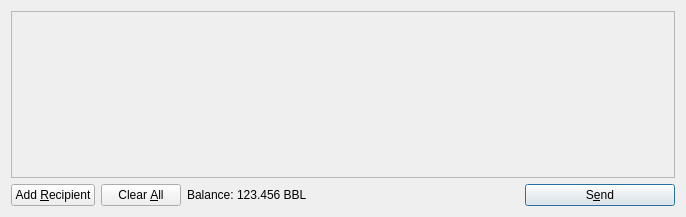
<?xml version="1.0" encoding="UTF-8"?>
<ui version="4.0">
 <class>SendCoinsDialog</class>
 <widget class="QDialog" name="SendCoinsDialog">
  <property name="geometry">
   <rect>
    <x>0</x>
    <y>0</y>
    <width>686</width>
    <height>217</height>
   </rect>
  </property>
  <property name="windowTitle">
   <string>Send Coins</string>
  </property>
  <layout class="QVBoxLayout" name="verticalLayout">
   <item>
    <widget class="QScrollArea" name="scrollArea">
     <property name="widgetResizable">
      <bool>true</bool>
     </property>
     <widget class="QWidget" name="scrollAreaWidgetContents">
      <property name="geometry">
       <rect>
        <x>0</x>
        <y>0</y>
        <width>666</width>
        <height>165</height>
       </rect>
      </property>
      <layout class="QVBoxLayout" name="verticalLayout_2">
       <property name="margin">
        <number>0</number>
       </property>
       <item>
        <layout class="QVBoxLayout" name="entries">
         <property name="spacing">
          <number>6</number>
         </property>
        </layout>
       </item>
       <item>
        <spacer name="verticalSpacer">
         <property name="orientation">
          <enum>Qt::Vertical</enum>
         </property>
         <property name="sizeHint" stdset="0">
          <size>
           <width>20</width>
           <height>40</height>
          </size>
         </property>
        </spacer>
       </item>
      </layout>
     </widget>
    </widget>
   </item>
   <item>
    <layout class="QHBoxLayout" name="horizontalLayout">
     <item>
      <widget class="QPushButton" name="addButton">
       <property name="toolTip">
        <string>Send to multiple recipients at once</string>
       </property>
       <property name="text">
        <string>Add &amp;Recipient</string>
       </property>
       <property name="icon">
        <iconset resource="../bitcoin.qrc">
         <normaloff>:/icons/add</normaloff>:/icons/add</iconset>
       </property>
       <property name="autoDefault">
        <bool>false</bool>
       </property>
      </widget>
     </item>
     <item>
      <widget class="QPushButton" name="clearButton">
       <property name="sizePolicy">
        <sizepolicy hsizetype="Minimum" vsizetype="Fixed">
         <horstretch>0</horstretch>
         <verstretch>0</verstretch>
        </sizepolicy>
       </property>
       <property name="toolTip">
        <string>Remove all transaction fields</string>
       </property>
       <property name="text">
        <string>Clear &amp;All</string>
       </property>
       <property name="icon">
        <iconset resource="../bitcoin.qrc">
         <normaloff>:/icons/remove</normaloff>:/icons/remove</iconset>
       </property>
       <property name="autoRepeatDelay">
        <number>300</number>
       </property>
       <property name="autoDefault">
        <bool>false</bool>
       </property>
      </widget>
     </item>
     <item>
      <layout class="QHBoxLayout" name="horizontalLayout_2">
       <property name="spacing">
        <number>3</number>
       </property>
       <item>
        <widget class="QLabel" name="label">
         <property name="text">
          <string>Balance:</string>
         </property>
        </widget>
       </item>
       <item>
        <widget class="QLabel" name="labelBalance">
         <property name="cursor">
          <cursorShape>IBeamCursor</cursorShape>
         </property>
         <property name="text">
          <string>123.456 BBL</string>
         </property>
         <property name="textInteractionFlags">
          <set>Qt::LinksAccessibleByMouse|Qt::TextSelectableByKeyboard|Qt::TextSelectableByMouse</set>
         </property>
        </widget>
       </item>
      </layout>
     </item>
     <item>
      <spacer name="horizontalSpacer">
       <property name="orientation">
        <enum>Qt::Horizontal</enum>
       </property>
       <property name="sizeHint" stdset="0">
        <size>
         <width>40</width>
         <height>20</height>
        </size>
       </property>
      </spacer>
     </item>
     <item>
      <widget class="QPushButton" name="sendButton">
       <property name="minimumSize">
        <size>
         <width>150</width>
         <height>0</height>
        </size>
       </property>
       <property name="toolTip">
        <string>Confirm the send action</string>
       </property>
       <property name="text">
        <string>S&amp;end</string>
       </property>
       <property name="icon">
        <iconset resource="../bitcoin.qrc">
         <normaloff>:/icons/send</normaloff>:/icons/send</iconset>
       </property>
       <property name="default">
        <bool>true</bool>
       </property>
      </widget>
     </item>
    </layout>
   </item>
  </layout>
 </widget>
 <resources>
  <include location="../bitcoin.qrc"/>
 </resources>
 <connections/>
</ui>
